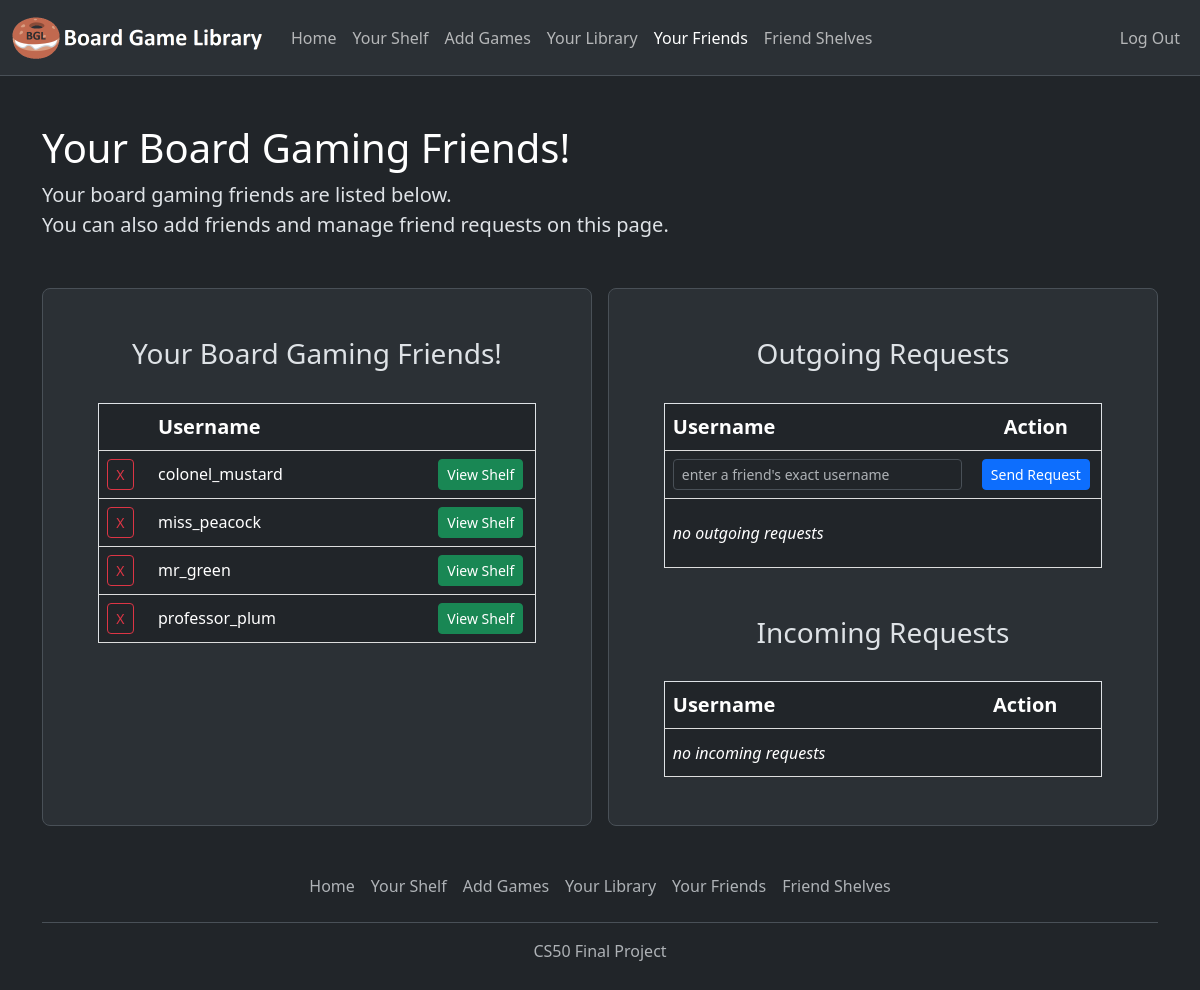
The page /friends (signed in) on the database its author committed.
### tables this page shows
CREATE TABLE users (
                    id INTEGER PRIMARY KEY AUTOINCREMENT NOT NULL,
                    username TEXT NOT NULL,
                    hash TEXT NOT NULL
                    );

### app.py (the view)
@app.route("/friends", methods=["GET"])
@requires_login
def friends():
    friends = db.execute(
        "SELECT users.username, users.id FROM users JOIN friends ON friends.user_id_2 = users.id WHERE friends.user_id_1 = ? AND friends.status = 1 ORDER BY users.username", session.get("user_id"))
    incoming_requests = db.execute(
        "SELECT users.username, users.id FROM users JOIN friends ON users.id = friends.user_id_1 WHERE friends.user_id_2 = ? AND friends.status = ? ORDER BY users.username", session.get("user_id"), 0)
    outgoing_requests = db.execute(
        "SELECT users.username, users.id FROM users JOIN friends ON users.id = friends.user_id_2 WHERE friends.user_id_1 = ? AND friends.status = ? ORDER BY users.username", session.get("user_id"), 0)
    return render_template("friends.html", friends=friends, incoming_requests=incoming_requests, outgoing_requests=outgoing_requests)

### app.py (called while the page is built)
@app.after_request
def after_request(response):
    response.headers["Cache-Control"] = "no-cache, no-store, must-revalidate"
    response.headers["Expires"] = 0
    response.headers["Pragma"] = "no-cache"
    return response

def requires_login(f):
    @wraps(f)
    def decorated_function(*args, **kwargs):
        if session.get("user_id") is None:
            return redirect("/login")
        return f(*args, **kwargs)
    return decorated_function

### templates/friends.html (shortened to what this page needs)
{% extends "layout.html" %}
{% block main %}
    <div class="container my-5">
        <h1 class="text-body-emphasis">Your Board Gaming Friends!</h1>
        <p class="lead">
            Your board gaming friends are listed below. <br>You can also add friends and manage friend requests on this page.
        </p>
    </div>
    <div class="container">
        <div class="row align-items-vertical g-3">
            <div class="col-sm-12 col-md-6">
                <div class="text-center bg-body-tertiary rounded-3 border py-5 sameheight">
                    <h3 class="center">Your Board Gaming Friends!</h3><br>
                    <table class="table table-dark table-hover mb-5" style="text-align: left; margin: auto; width: 80%; border: 1px solid #dee2e6">
                        <thead>
                            <tr>
                                <th style="width: 10%"></th>
                                <th style="width: 65%" class="ps-3">Username</th>
                                <th style="width: 25%"></th>
                            </tr>
                        </thead>
                        <tbody>
                            {% if friends %}
                                {% for friend in friends %}
                                    <tr>
                                        <td style="text-align: center">
                                            <form action="/removefriend" method="post">
                                                <button type="submit" name="delete_id" value="{{ friend.id }}" onclick="return confirm('Remove this friend?')" class="btn btn-sm btn-outline-danger">X</button>
                                            </form>
                                        </td>
                                        <td class="ps-3">{{ friend.username }}</td>
                                        <td style="text-align: center">
                                            <form action="/friend_shelf" method="post">
                                                <button type="submit" name="viewfriendshelf" class="btn btn-sm btn-success" value="{{ friend.id }}">View Shelf</button>
                                            </form>
                                        </td>
                                    </tr>
                                {% endfor %}
                            {% else %}
                                <tr>
                                    <td></td>
                                    <td><i>Add friends <a href="/friend_requests">here</a>!</i></td>
                                    <td></td>
                                </tr>
                            {% endif %}
                        </tbody>
                    </table>
                </div>
            </div>
            <div class="col-sm-12 col-md-6">
                <div class="text-center bg-body-tertiary rounded-3 border py-5 sameheight">
                    <h3 class="center">Outgoing Requests</h3><br>
                    <table class="table table-dark table-hover mb-5" style="text-align: left; margin: auto; width: 80%; border: 1px solid #dee2e6">
                        <thead>
                            <tr>
                                <th style="width: 70%">Username</th>
                                <th style="width: 30%; text-align: center">Action</th>
                            </tr>
                        </thead>
                        <tbody>
                            <tr>
                                <td>
                                    <input autocomplete="off" autofocus required class="form-control form-control-sm" name="friendrequest" placeholder="enter a friend's exact username" type="text" form="add_friend_form">
                                </td>
                                <td style="text-align: center">
                                    <button type="submit" form="add_friend_form" class="btn btn-sm btn-primary">Send Request</button>
                                </td>
                            </tr>
                            {% if outgoing_requests %}
                                {% for request in outgoing_requests %}
                                    <tr>
                                        <td style="text-align: left">{{ request.username }}</td>
                                        <td style="text-align: center">
                                            <form action="/manage_requests" method="post">
                                                <button type="submit" name="cancel_request" class="btn btn-sm btn-danger" value="{{request.id}}" onclick="return confirm('Cancel this friend request?')">Cancel Request</button>
                                            </form>
                                        </td>
                                    </tr>
                                {% endfor %}
                            {% else %}
                                <tr>
                                    <td style="text-align: left"><i>no outgoing requests</i></td>
                                    <td style="text-align: center">
                                    </td>
                                </tr>
                            {% endif %}
                        </tbody>
                    </table>
                    <h3 class="center">Incoming Requests</h3><br>
                    <table class="table table-dark table-hover" style="text-align: left; margin: auto; width: 80%; border: 1px solid #dee2e6">
                        <thead>
                            <tr>
                                <th style="width: 70%">Username</th>
                                <th style="width: 30%; text-align: center" colspan="2" >Action</th>
                            </tr>
                        </thead>
                        <tbody>
                            {% if incoming_requests %}
                                {% for request in incoming_requests %}
                                    <tr>
                                        <td>{{ request.username }}</td>
                                        <td style="text-align: center; border-right-style: hidden">
                                            <form action="/manage_requests" method="post">
                                                <button type="submit" name="accept_request" class="btn btn-sm btn-success" value="{{request.id}}" onclick="return confirm('Accept this friend request?')">Accept</button>
                                            </form>
                                        </td>
                                        <td style="text-align: center; border-left-style: hidden">
                                            <form action="/manage_requests" method="post">
                                                <button type="submit" name="reject_request" class="btn btn-sm btn-danger" value="{{request.id}}" onclick="return confirm('Reject this friend request?')">Reject</button>
                                            </form>
                                        </td>
                                    </tr>
                                {% endfor %}
                            {% else %}
                                <tr>
                                    <td style="text-align: left"><i>no incoming requests</i></td>
                                    <td style="text-align: center; border-right-style: hidden">
                                    </td>
                                    <td style="text-align: center; border-left-style: hidden">
                                    </td>
                                </tr>
                            {% endif %}
                        </tbody>
                    </table>
                </div>
            </div>
        </div>
    </div>
{% endblock %}

### static/styles.css (style rules this page uses)
.center { text-align: center; }
.sameheight { width: 100%; height: 100%; flex-direction: column; }
th { font-size:20px; }
th, td { border-bottom: 1px solid #ddd; padding: 12px; vertical-align: middle; }

### rows shown on the page
users: {{ friend.id }} 3 (drawn), username "colonel_mustard"
users: {{ friend.id }} 5 (drawn), username "miss_peacock"
users: {{ friend.id }} 4 (drawn), username "mr_green"
users: {{ friend.id }} 1 (drawn), username "professor_plum"
